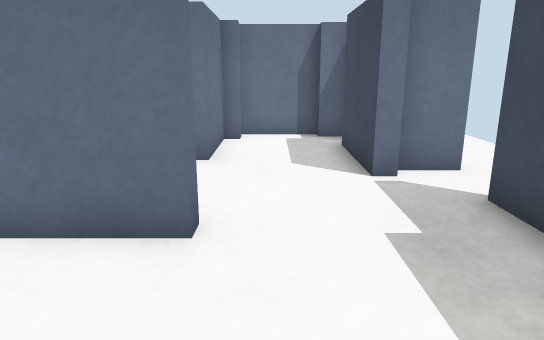
view 1 (above)

12 first-person views from a walk through a Gazebo world. The camera is 0.4 m above the floor, tilts 14° down and sees 70° across. The floor is counted in squares, 0.2 m on a side. Each view is taken from the middle of a square. On the plan, view 1 faces up. The plan holds only what a view shows up to about 19 squares ahead; the rest is blank.

view 2
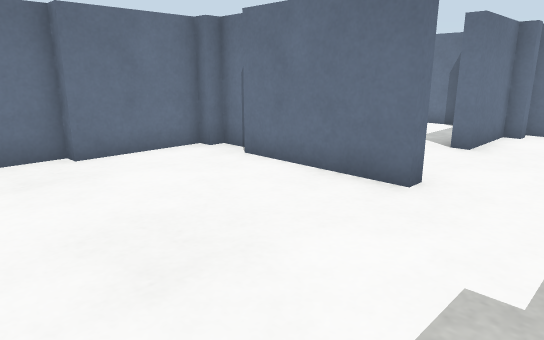

view 3
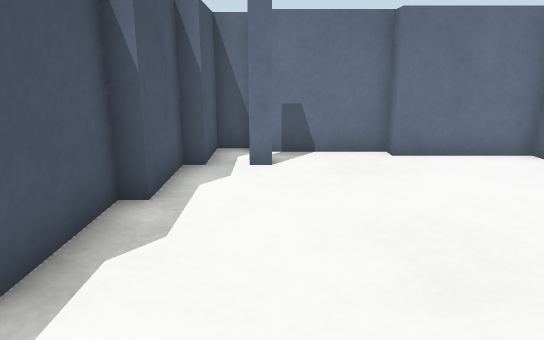

view 4
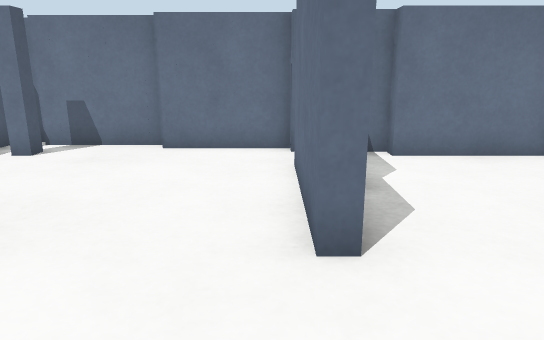

view 5
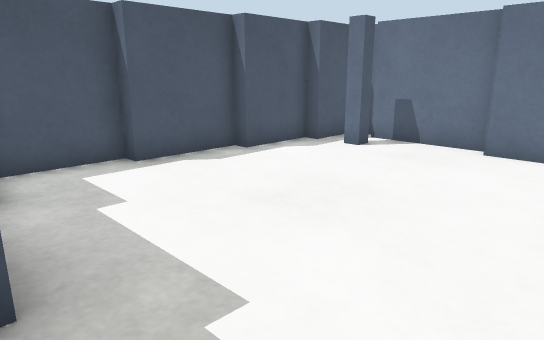

view 6
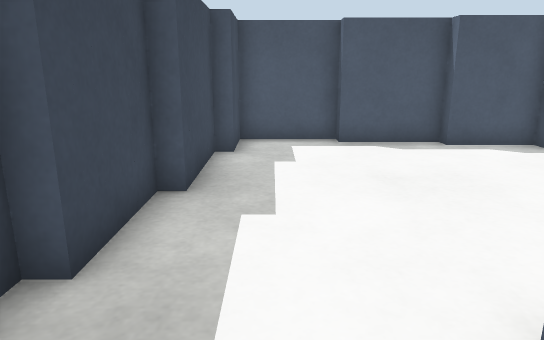

view 7
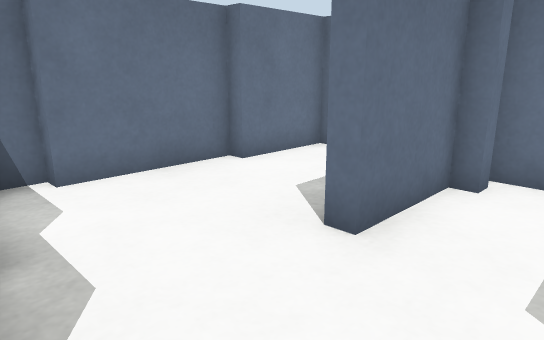

view 8
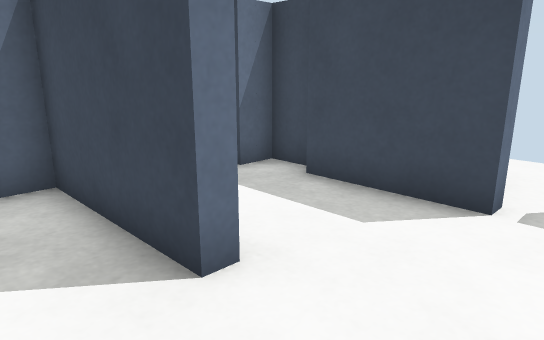

view 9
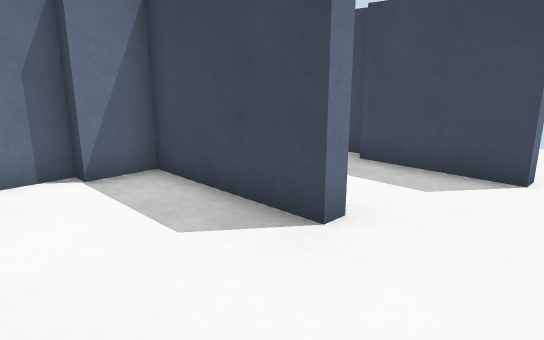

view 10
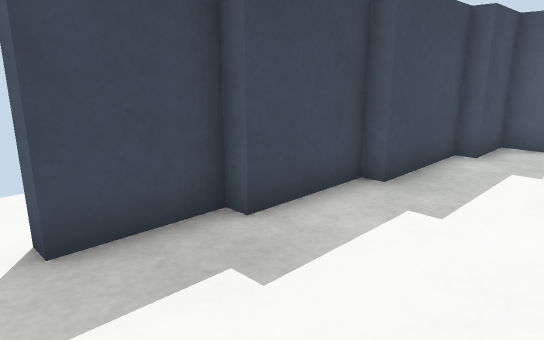

view 11
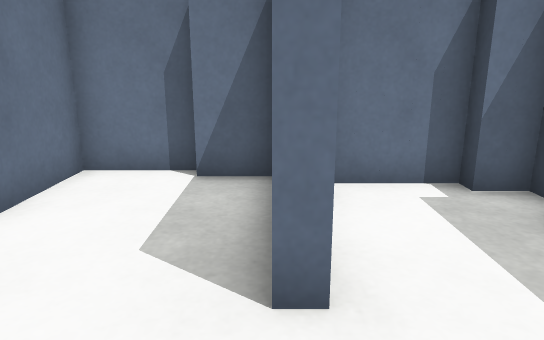

view 12
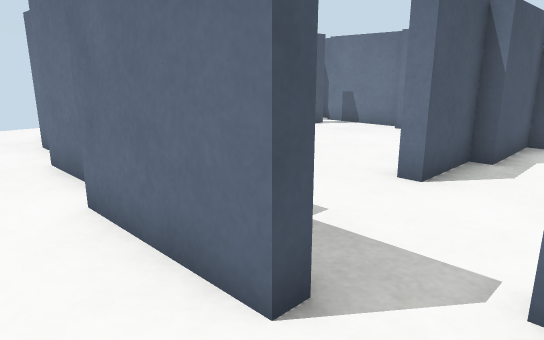

### Floor plan
Points are (right, up) in squares from view 1. A wall is a line through its corners. A room is listed if a view was taken in it or the views show most of it. See-through windows are left out.
Room 1 (views 1, 2, 3, 4, 5)
walls: (-1, 4.5) (-5.5, 4.5); (3, 0.5) (3, 3.5) (3.5, 3.5) (3.5, 4.5); (-1, -5) (2, -5) (2, -3) (2.5, -3) (2.5, 0.5); (-7.1, -2) (-6.5, -2) (-6.5, -2.5); (-6.5, -4) (-4, -4) (-4, -4.5) (-1, -4.5); (-8, 1) (-8, -2.5); (-6, 5) (-7, 5); (-7, 4.5) (-7.5, 4.5) (-7.5, 1); (-8.5, -2.5) (-8.5, -3.5) (-6.5, -3.5)
ways out: opening at (1.6, 5.4) to room 2
Room 2 (views 6, 7, 10, 11)
walls: (2.6, 7.5) (2, 7.5) (2, 11); (-2.5, 5) (-1, 5) (-1, 4.5); (4, 8) (2.6, 8); (2.5, 11.2) (2.5, 12.5) (1.5, 12.5); (-1, 12.6) (-1, 12) (-1.5, 12) (-1.5, 9) (-2, 9); (3.5, 4.5) (3.5, 6); (1.5, 13) (-1.2, 13)
ways out: opening at (1.6, 5.4) to room 1; opening at (-2, 7) to room 3
Room 3 (views 8, 9)
walls: (-2, 9) (-2, 13.5) (-3.5, 13.5); (-7, 7) (-7, 6.2); (-3.5, 5) (-2.5, 5); (-6.5, 5.5) (-3.5, 5.5); (-3.5, 14) (-6, 14) (-6, 11) (-6.5, 11) (-6.5, 7)
ways out: opening at (-2, 7) to room 2
Room 4 (view 12)
walls: (3.5, 6) (4, 6) (4, 2)
ways out: opening at (5, 1)

Where each view was taken, in squares from view 1:
view 1: 0 up, 0 right, facing up
view 2: 2 down, 2 right, facing up-left
view 3: 2 down, 2 right, facing left
view 4: 4 up, 3 right, facing left
view 5: 4 up, 3 right, facing down-left
view 6: 7 up, 1 right, facing down
view 7: 5 up, 1 right, facing up-left
view 8: 6 up, 4 left, facing up-right
view 9: 6 up, 6 left, facing up-right
view 10: 7 up, 1 left, facing down-right
view 11: 6 up, 2 left, facing up
view 12: 8 up, 6 right, facing down-left
